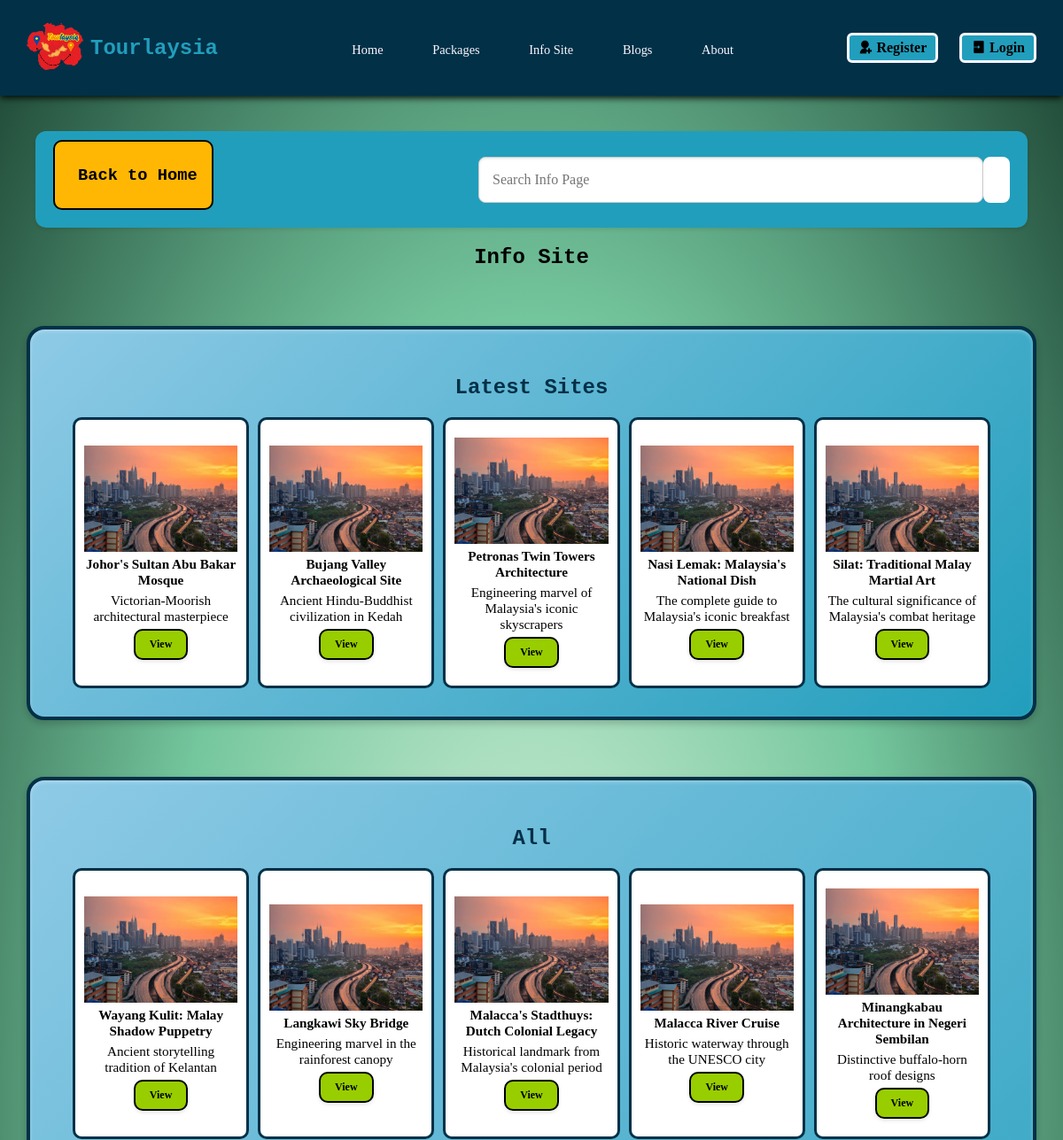
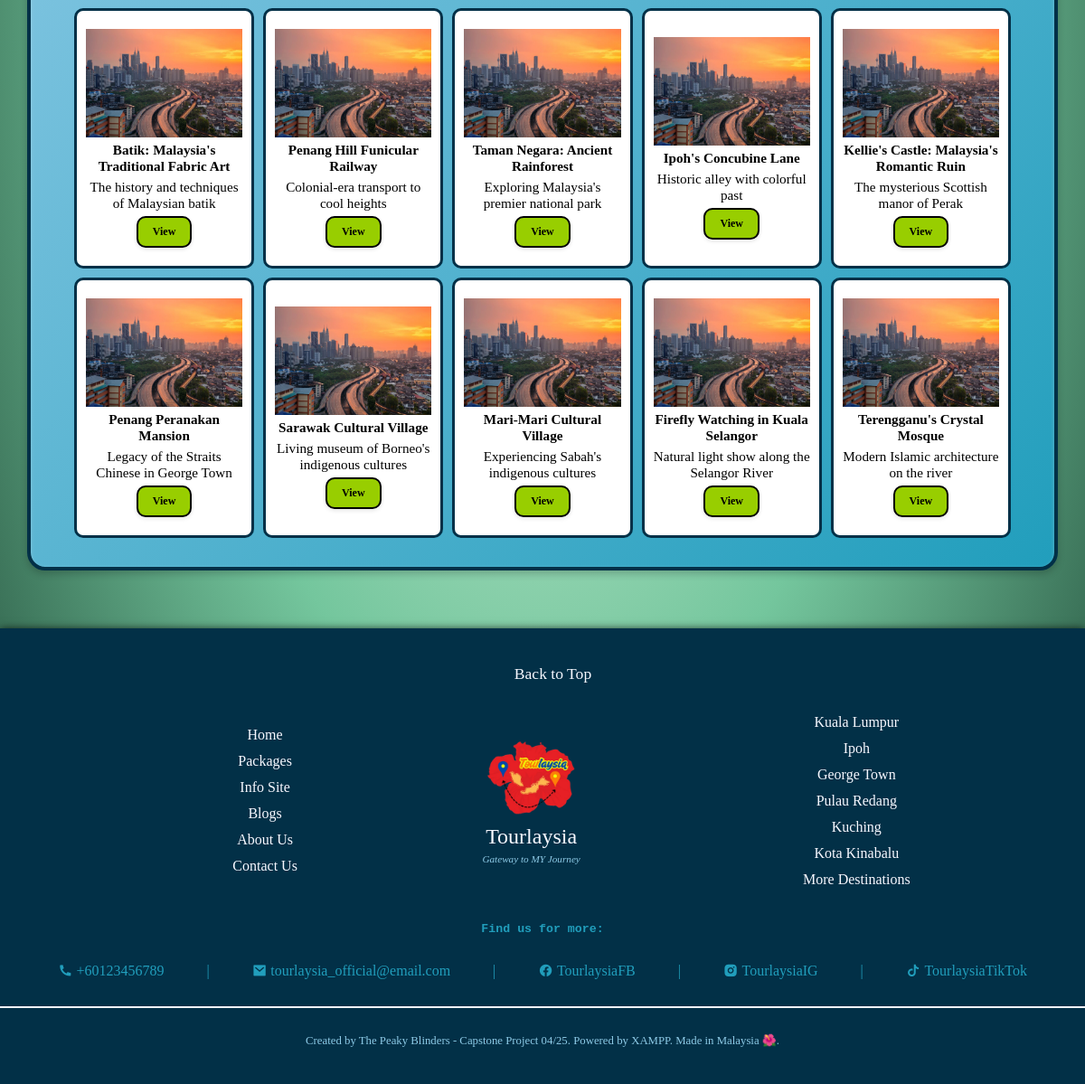
The app's page /infoMainPage.php with its own data (2 pictures, top to bottom).
### tables this page shows
CREATE TABLE `info_site_t` (
  `ist_ID` varchar(14) NOT NULL,
  `ist_date_create` date NOT NULL,
  `ist_date_edit` date NOT NULL,
  `ist_title` varchar(50) NOT NULL,
  `ist_desc` varchar(100) DEFAULT NULL,
  `ist_cont` longtext NOT NULL,
  `ist_type` varchar(100) NOT NULL,
  `ist_author` varchar(50) NOT NULL,
  `ist_img` longtext DEFAULT NULL
);

### infoMainPage.php (the view, shortened to what this page needs)
<!DOCTYPE html>
<html lang="en">
<head>
    <link rel="stylesheet" href="./styles/blogMainPage.css">
</head>
<body>
    <?php
        include 'header.php';
        include './crud/db_connection.php';
    ?>
    <div class="top">
        <div class="back-nav">
            <button onclick="location.href='home_page.php';"><img src="https://cdn-icons-png.flaticon.com/128/130/130882.png" alt=""><h3>Back to Home</h3></button>
        </div>
        <div class="search-bar">
            <form action="infoSearchResultPage.php" method="GET">
                <input type="text" name="search" placeholder="Search Info Page">
                <button><img src="https://cdn-icons-png.flaticon.com/128/954/954591.png" alt="" ></button>
            </form>
        </div>
    </div>
    <h2 class="title">Info Site</h2>
    <div class="latest">
        <h2>Latest Sites</h2>
        <div class="latest-container" >
            <div class="latest-item" >
                <?php
                    $query = "SELECT * FROM info_site_t ORDER BY ist_date_edit DESC LIMIT 5;";
                    $results = mysqli_query($connection, $query);
                    while ($data = mysqli_fetch_assoc($results)) {
                        $refSiteID = $data['ist_ID'];
                        $refSiteTitle = $data['ist_title'];
                        $refSiteDesc = $data['ist_desc'];
                        $refSiteImg = $data['ist_img'];
                ?>
                        <div class="grid-card" >
                            <img src="<?php echo $refSiteImg;?>" alt="<?php echo $refSiteTitle?>" onerror="this.onerror=null; this.src='./img/placeholder-pic.jpg'"> <p><strong><?php echo $refSiteTitle?></strong></p> <p><?php echo $refSiteDesc?></p>
                            <button onclick="location.href='infoContentPage.php?ist_ID=<?php echo $refSiteID?>';">View</button>
                        </div>
                <?php
                        }
                ?>
            </div>
        </div>
    </div>
    <div class="all">
        <h2>All</h2>
        <div class="all-container">
            <div class="all-container-item">
                <?php
                    $query = "SELECT * FROM info_site_t ORDER BY ist_date_edit DESC LIMIT 100 OFFSET 5;";
                    $results = mysqli_query($connection, $query);
                    while ($data = mysqli_fetch_assoc($results)) {
                        $refSiteID = $data['ist_ID'];
                        $refSiteTitle = $data['ist_title'];
                        $refSiteDesc = $data['ist_desc'];
                        $refSiteImg = $data['ist_img'];
                ?>
                        <div class="grid-card" >
                            <img src="<?php echo $refSiteImg;?>" alt="<?php echo $refSiteTitle?>" onerror="this.onerror=null; this.src='./img/placeholder-pic.jpg'"> <p><strong><?php echo $refSiteTitle?></strong></p> <p><?php echo $refSiteDesc?></p>
                            <button onclick="location.href='infoContentPage.php?ist_ID=<?php echo $refSiteID?>';">View</button>
                        </div>
                <?php
                    }
                ?>
            </div>
        </div>
    </div>
    <?php include 'footer.php';?>
</body>
</html>

### styles/blogMainPage.css (style rules this page uses)
h1, h2, h3, h4, h5, h6 { font-family: "Rockwell", "Rockwell Nova", "Courier Bold", Courier, Georgia, serif; }
p { font-family: "Lucida Bright", Georgia, serif; }
.title { text-align: center; }
.top { display: flex; justify-content: space-between; }
.top { display: flex; justify-content: space-between; align-items: center; flex-wrap: wrap; padding: 10px 20px; box-shadow: 0 2px 4px rgba(0, 0, 0, 0.1); border-radius: 12px; margin: 10px 40px; max-width: 1200px; background-color: #219EBC; gap: 20px; }
.back-nav { margin-bottom: 10px; }
.back-nav button { display: flex; align-items: center; gap: 10px; font-size: 1em; color: #000; border: 2px solid #000; background-color: #FFB703; padding: 8px 16px; border-radius: 10px; cursor: pointer; transition: background-color 0.3s ease, transform 0.2s ease; }
.search-bar { display: flex; gap: 10px; align-items: center; flex: 1; max-width: 600px; }
.search-bar form { display: flex; width: 100%; }
.search-bar input[type="text"] { flex: 1; padding: 10px 15px; font-size: 1em; border: 1px solid #ccc; border-radius: 8px; box-shadow: inset 0 1px 3px rgba(0, 0, 0, 0.1); height: 30px; }
.latest, .all { width: 95%; max-width: 1300px; box-sizing: border-box; margin: 4em auto; padding: 2em; align-items: center; border-radius: 20px; border: 4px solid #023047; padding: 2em 3em; box-shadow: 0 4px 8px rgba(0, 0, 0, 0.2), inset 0 2px 4px rgba(255, 255, 255, 0.3); transition: all 0.3s ease; background: linear-gradient(135deg, #8ECAE6 0%, #219EBC 100%); color: #023047; }
.all h2, .latest h2 { text-align: center; }
.all-container, .latest-container { display: flex; }
.all-container-item, .latest-item { display: grid; grid-template-columns: repeat(5, 1fr); gap: 10px; width: 100%; }
.grid-card { display: flex; flex-direction: column; align-items: center; justify-content: center; text-align: center; gap: 5px; padding: 20px 10px; border: 3px solid #023047; border-radius: 10px; background-color: white; cursor: pointer; font-size: 0.95em; transition: all 0.2s ease; text-decoration: none; color: #000; }
.grid-card p { margin: 0; }
.grid-card img { height: 120px; width: 100%; }
.grid-card button { font-size: 12px; padding: 8px 16px; border: none; border-radius: 10px; cursor: pointer; background-color: #98ce00; border: 2px solid #000; text-decoration: none; color: #000; font-weight: bold; transition: all 0.2s ease-in-out; box-shadow: 0 2px 4px rgba(0,0,0,0.1); }

### styles/styles.css (style rules this page uses)
body { background: radial-gradient(#d8f3dc, #74c69d, #1b4332); margin: 0; }
h1, h2, h3, h4, h5, h6 { font-family: Rockwell, Courier Bold, Courier, Georgia, Times, Times New Roman, serif; }
p, span, a, ul, ol, button, input, select, textarea, table, tr, th, td { font-family: Lucida Bright, Georgia, serif; }

### records on screen
info_site_t: ist_title "Johor's Sultan Abu Bakar Mosque", ist_desc "Victorian-Moorish architectural masterpiece"
info_site_t: ist_title "Bujang Valley Archaeological Site", ist_desc "Ancient Hindu-Buddhist civilization in Kedah"
info_site_t: ist_title "Petronas Twin Towers Architecture", ist_desc "Engineering marvel of Malaysia's iconic skyscrapers"
info_site_t: ist_title "Nasi Lemak: Malaysia's National Dish", ist_desc "The complete guide to Malaysia's iconic breakfast"
info_site_t: ist_title "Silat: Traditional Malay Martial Art", ist_desc "The cultural significance of Malaysia's combat heritage"
info_site_t: ist_title "Wayang Kulit: Malay Shadow Puppetry", ist_desc "Ancient storytelling tradition of Kelantan"
info_site_t: ist_title "Langkawi Sky Bridge", ist_desc "Engineering marvel in the rainforest canopy"
info_site_t: ist_title "Malacca's Stadthuys: Dutch Colonial Legacy", ist_desc "Historical landmark from Malaysia's colonial period"
info_site_t: ist_title "Malacca River Cruise", ist_desc "Historic waterway through the UNESCO city"
info_site_t: ist_title "Minangkabau Architecture in Negeri Sembilan", ist_desc "Distinctive buffalo-horn roof designs"
info_site_t: ist_title "Batik: Malaysia's Traditional Fabric Art", ist_desc "The history and techniques of Malaysian batik"
info_site_t: ist_title "Penang Hill Funicular Railway", ist_desc "Colonial-era transport to cool heights"
info_site_t: ist_title "Taman Negara: Ancient Rainforest", ist_desc "Exploring Malaysia's premier national park"
info_site_t: ist_title "Ipoh's Concubine Lane", ist_desc "Historic alley with colorful past"
info_site_t: ist_title "Kellie's Castle: Malaysia's Romantic Ruin", ist_desc "The mysterious Scottish manor of Perak"
info_site_t: ist_title "Penang Peranakan Mansion", ist_desc "Legacy of the Straits Chinese in George Town"
info_site_t: ist_title "Sarawak Cultural Village", ist_desc "Living museum of Borneo's indigenous cultures"
info_site_t: ist_title "Mari-Mari Cultural Village", ist_desc "Experiencing Sabah's indigenous cultures"
info_site_t: ist_title "Firefly Watching in Kuala Selangor", ist_desc "Natural light show along the Selangor River"
info_site_t: ist_title "Terengganu's Crystal Mosque", ist_desc "Modern Islamic architecture on the river"
